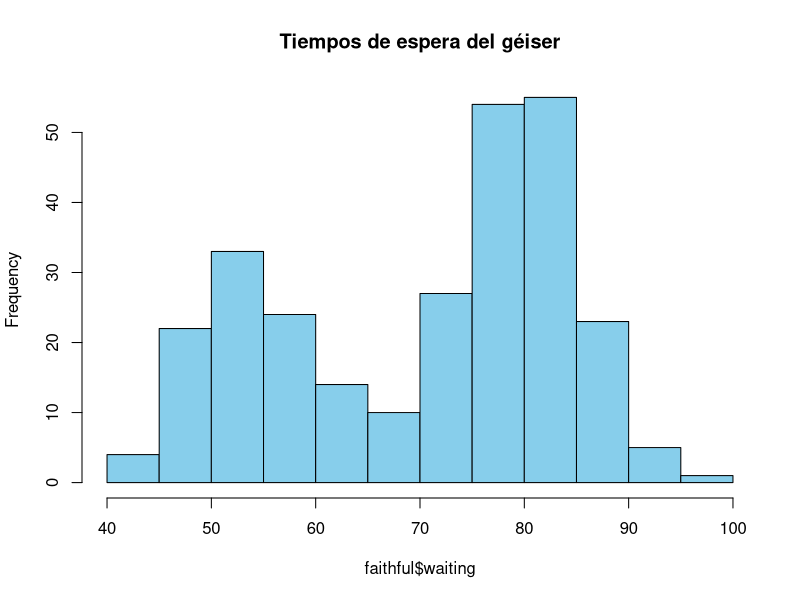
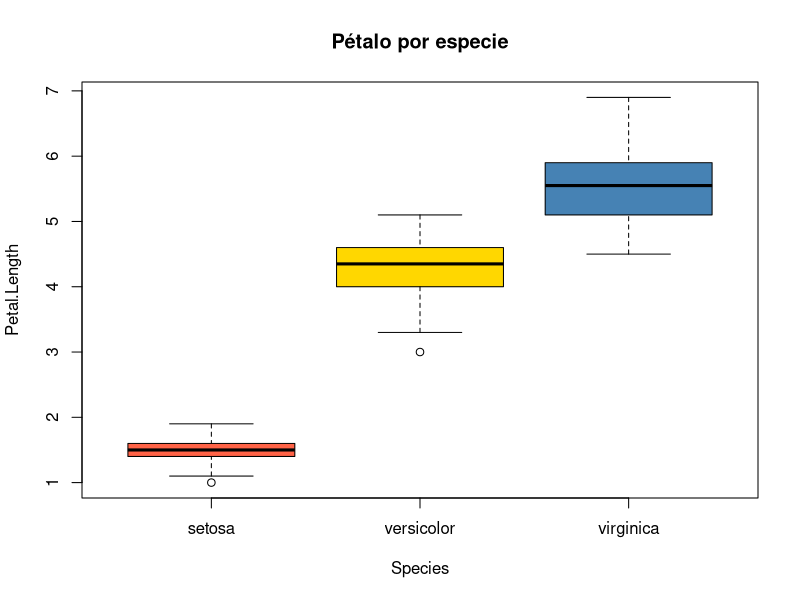

Write R code to recreate these figures, in order.
## ---- chunk 1
summary(iris)
## ---- chunk 2
hist(faithful$waiting, col = "skyblue",
     main = "Tiempos de espera del géiser")
## ---- chunk 3
boxplot(Petal.Length ~ Species, data = iris,
        col = c("tomato", "gold", "steelblue"),
        main = "Pétalo por especie")
## ---- chunk 4
head(iris[, 1:3])
